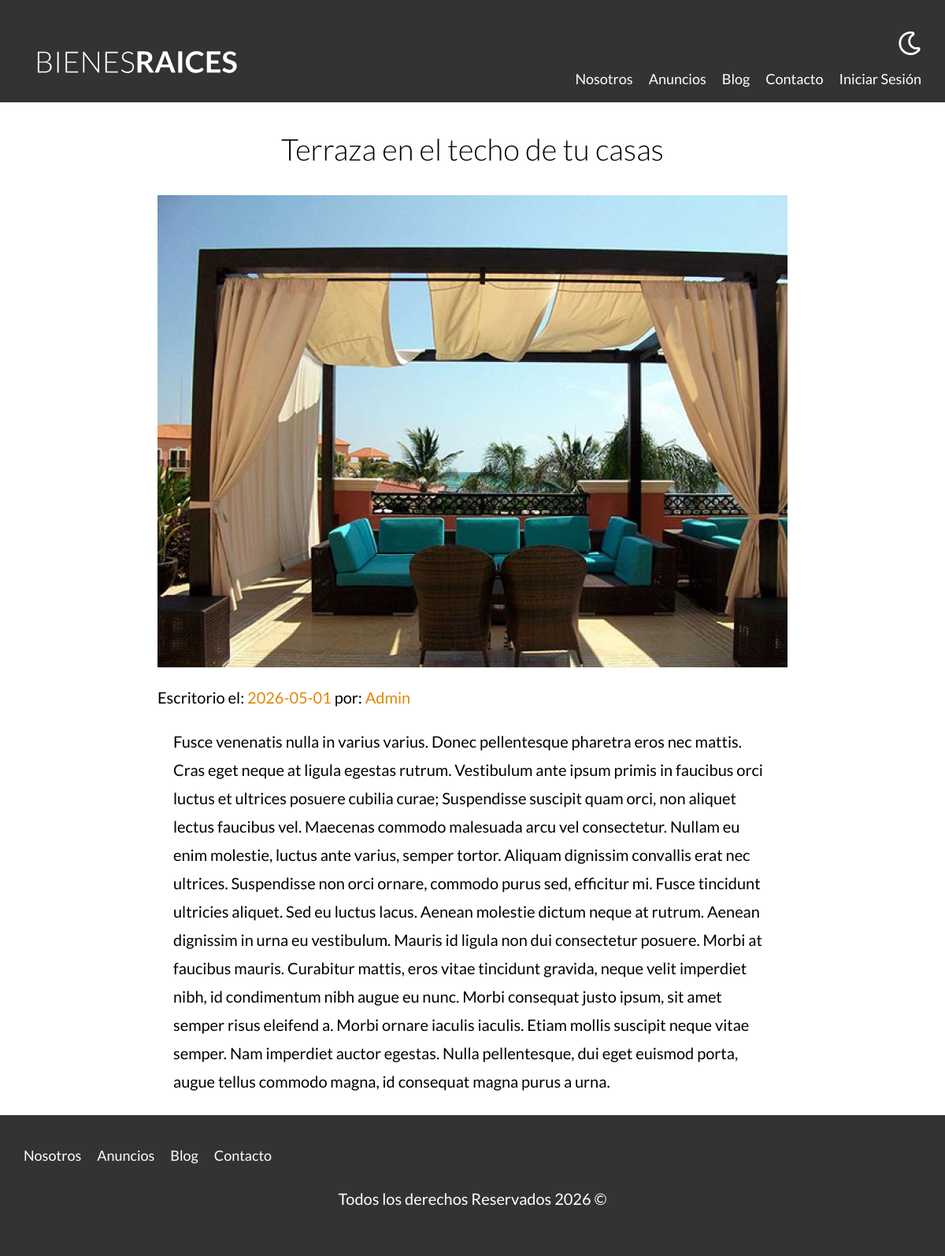
/entrada?id=2, run on the app's committed database.
### tables this page shows
CREATE TABLE `blog` (
  `id` int NOT NULL AUTO_INCREMENT,
  `titulo` varchar(60) DEFAULT NULL,
  `imagen` varchar(200) DEFAULT NULL,
  `descripcion` mediumtext,
  `contenido` longtext,
  `creado` date DEFAULT NULL,
  `usuarioId` int DEFAULT NULL,
  PRIMARY KEY (`id`),
  KEY `usuarioId_id` (`usuarioId`),
  CONSTRAINT `usuarioId` FOREIGN KEY (`usuarioId`) REFERENCES `usuarios` (`id`)
);

CREATE TABLE `usuarios` (
  `id` int NOT NULL AUTO_INCREMENT,
  `email` varchar(60) DEFAULT NULL,
  `password` char(60) DEFAULT NULL,
  `nombre` varchar(60) DEFAULT NULL,
  PRIMARY KEY (`id`)
);

### controllers/PaginasController.php (called while the page is built, shortened)
<?php
class PaginasController {
    public static function entrada(Router $router) {
        $id = validarORedireccionar('/blog');
        $entrada = Entrada::find($id);
        $usuarioId = Admin::all();
        $router->render('paginas/entrada', [
            'entrada' => $entrada,
            'usuarioId' => $usuarioId
        ]);
    }
}

### public/index.php (called while the page is built, shortened)
<?php
$router = new Router();
$router->get('/admin', [PropiedadController::class, 'index'] );
$router->get('/propiedades/crear', [PropiedadController::class, 'crear']);
$router->post('/propiedades/crear', [PropiedadController::class, 'crear']);
$router->get('/propiedades/actualizar', [PropiedadController::class, 'actualizar']);
$router->post('/propiedades/actualizar', [PropiedadController::class, 'actualizar']);
$router->post('/propiedades/eliminar', [PropiedadController::class, 'eliminar']);
$router->get('/vendedores/crear', [VendedorController::class, 'crear']);
$router->post('/vendedores/crear', [VendedorController::class, 'crear']);
$router->get('/vendedores/actualizar', [VendedorController::class, 'actualizar']);
$router->post('/vendedores/actualizar', [VendedorController::class, 'actualizar']);
$router->post('/vendedores/eliminar', [VendedorController::class, 'eliminar']);
$router->get('/blog/crear', [EntradaController::class, 'crear']);
$router->post('/blog/crear', [EntradaController::class, 'crear']);
$router->get('/blog/actualizar', [EntradaController::class, 'actualizar']);
$router->post('/blog/actualizar', [EntradaController::class, 'actualizar']);
$router->post('/blog/eliminar', [EntradaController::class, 'eliminar']);
$router->get('/', [PaginasController::class, 'index']);
$router->get('/nosotros', [PaginasController::class, 'nosotros']);
$router->get('/propiedades', [PaginasController::class, 'propiedades']);
$router->get('/propiedad', [PaginasController::class, 'propiedad']);
$router->get('/blog', [PaginasController::class, 'blog']);
$router->get('/entrada', [PaginasController::class, 'entrada']);
$router->get('/contacto', [PaginasController::class, 'contacto']);
$router->post('/contacto', [PaginasController::class, 'contacto']);
$router->get('/login', [LoginController::class, 'login']);
$router->post('/login', [LoginController::class, 'login']);
$router->get('/logout', [LoginController::class, 'logout']);
$router->comprobarRutas();

### includes/funciones.php (called while the page is built, shortened)
<?php
function validarORedireccionar(string $url) {
    $id = $_GET['id'];
    $id = filter_var($id, FILTER_VALIDATE_INT);
    return $id;
}

### models/ActiveRecord.php (called while the page is built, shortened)
<?php
class ActiveRecord {
    protected static $db;
    protected static $tabla = '';
    public static function setDB($database) {
        self::$db = $database;
    }
    public static function all() {
        $query = "SELECT * FROM " . static::$tabla;
        $resultado = self::consultarSQL($query);
        return $resultado;
    }
    public static function find($id) {
        $query = "SELECT * FROM " . static::$tabla . " WHERE id = $id";
        $resultado = self::consultarSQL($query);
        return array_shift($resultado);
    }
    public static function consultarSQL($query) {
        $resultado = self::$db->query($query);
        $array = [];
        while($registro = $resultado->fetch_assoc()) {
            $array[] = static::crearObjeto($registro);
        }
        return $array;
    }
    protected static function crearObjeto($registro) {
        $objeto = new static;
        foreach($registro as $key => $value) {
            if (property_exists($objeto, $key)) {
                $objeto->$key = $value;
            }
        }
        return $objeto;
    }
}

### views/paginas/entrada.php (the view)
<main class="contenedor seccion contenido-centrado">
    <h1><?php echo $entrada->titulo; ?></h1>
    <picture>
        <img loading="lazy" src="/imagenes/<?php echo $entrada->imagen; ?>" alt="imagen de la propiedad">
    </picture>
    <?php foreach($usuarioId as $usuario): ?>
        <?php if($entrada->usuarioId === $usuario->id) : ?>
    <p class="informacion-meta">Escritorio el: <span><?php echo $entrada->creado . ''; ?></span> por: <span><?php echo ($usuario->nombre); ?></span></p>
        <?php endif; ?>
    <?php endforeach;?>
    <div class="resumen-propiedad">
        <p>
            <?php echo $entrada->contenido; ?>
        </p>
    </div>
</main>

### public/build/css/app.css (style rules this page uses)
html { -webkit-text-size-adjust:100%;line-height:1.15 }
body { margin:0 }
main { display:block }
h1 { font-size:2em;margin:.67em 0 }
img { border-style:none }
html { box-sizing:border-box;font-size:62.5% }
*,:after,:before { box-sizing:inherit }
body { font-family:Lato,sans-serif;font-size:1.6rem;line-height:1.8 }
p { color:#000;font-size:2rem }
.contenedor { margin:0 auto;max-width:120rem;width:95% }
img,picture { display:block;width:100% }
h1,h2,h3 { font-family:Lato,sans-serif;font-weight:300;margin:2.5rem 0;text-align:center }
h1 { font-size:3.8rem }
.seccion { margin-bottom:2.5rem;margin-top:2.5rem }
.contenido-centrado { max-width:80rem }
.resumen-propiedad { padding-left:2rem;padding-right:2rem }
.informacion-meta span { color:#e08709 }

### data on the page
blog: titulo "Terraza en el techo de tu casas", imagen (picture), creado "2026-05-01", contenido "Fusce venenatis nulla in varius varius. Donec pellentesque pharetra eros nec mattis. Cras eget neque at ligula egestas rutrum. Vestibulum ante ipsum primis in faucibus orci luctus et ultrices posuere cubilia curae; Suspendisse suscipit quam orci, non aliquet lectus faucibus vel. Maecenas commodo malesuada arcu vel consectetur. Nullam eu enim molestie, luctus ante varius, semper tortor. Aliquam dignissim convallis erat nec ultrices. Suspendisse non orci ornare, commodo purus sed, efficitur mi. Fusce tincidunt ultricies aliquet. Sed eu luctus lacus. Aenean molestie dictum neque at rutrum. Aenean dignissim in urna eu vestibulum. Mauris id ligula non dui consectetur posuere. Morbi at faucibus…"
usuarios: nombre "Admin"
